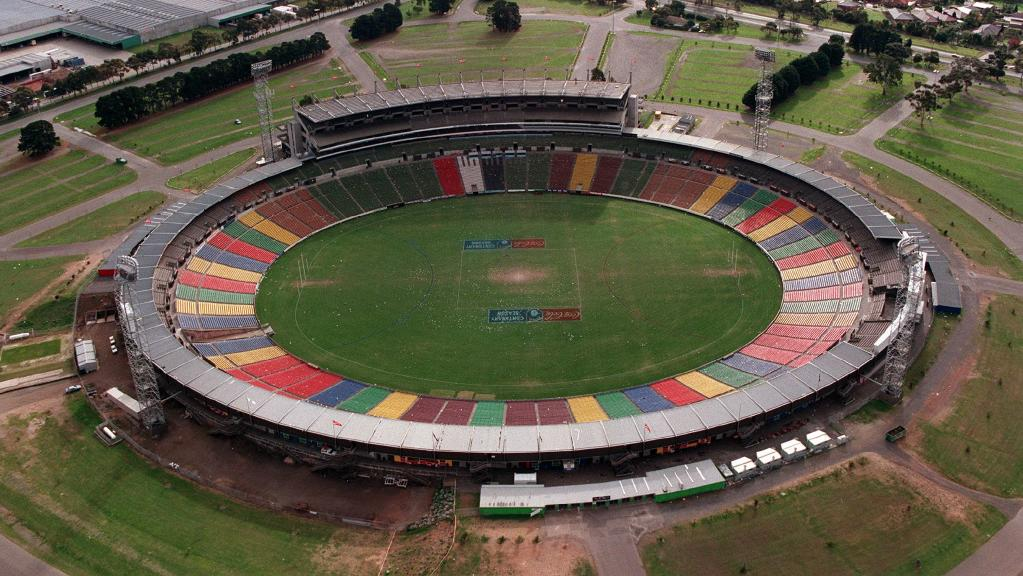
#> input picture .claude/review/waverley_park/source/ref.jpg, 1023 x 576 px, given in place of sat.png, which was not available
$ python _rib_diag2.py 1.0
#> lines starting #> are read from the running program, lines starting #| are printed output that depends on the picture
# band trace diagnostic: aerial | traced band outlines on aerial | muted hand-made recolour
import sys, numpy as np
from PIL import Image
from scipy import ndimage as ndi
R = 0.5; N = 1500
x0, x1, y0, y1 = 90, 242, -128, 126
SG = float(sys.argv[1]) if len(sys.argv) > 1 else 1.5
s = Image.open('data/optus/sat.png').convert('RGB').crop((int((x0 + N) / R), int((N - y1) / R), int((x1 + N) / R), int((N - y0) / R)))
#> s: PIL image 304x508 RGB; every value is 0
a = np.asarray(s).astype(np.float32) / 255
#> a: shape (508, 304, 3) float32; every value is 0
ref = np.array([[0.70, 0.50, 0.46], [0.80, 0.73, 0.64], [0.58, 0.55, 0.53]], np.float32)
t = ((a[..., None, :] - ref[None, None]) ** 2).sum(-1).argmin(-1); ok = a.mean(2) >= 0.32
#> after `t = ((a[..., None, :] - ref[None, None]) ** 2).sum(-1).argmin(-1)`: t: shape (508, 304) int64; every value is 2
#> after `ok = a.mean(2) >= 0.32`: ok: shape (508, 304) bool; every value is 0
F = np.stack([ndi.gaussian_filter(((t == k) & ok).astype(np.float32), SG / R) for k in range(3)], -1)
lab = F.argmax(-1)
#> lab: shape (508, 304) int64; every value is 0
# drop islands smaller than 6 m2 (speckle), merging them into the surrounding band
for k in range(3):
    l, n = ndi.label(lab == k); sz = ndi.sum(np.ones_like(l), l, range(1, n + 1))
    small = np.isin(l, 1 + np.nonzero(sz * R * R < 6)[0])
    if small.any():
        F2 = F.copy(); F2[..., k] = -1; lab[small] = F2[small].argmax(-1)
#> this loop made 3 passes
#> n on passes 2 to 3: 0, 0
#> (n, sz) on pass 1: (1, [154432])
np.save('_band_lab.npy', lab)
edge = ndi.grey_dilation(lab, 2) != ndi.grey_erosion(lab, 2)
o = np.asarray(s).copy(); o[edge] = (255, 0, 0)
tones = np.array([[178, 142, 126], [206, 194, 176], [160, 153, 145]], np.uint8)
rc = tones[lab]; rc[a.mean(2) < 0.32] = (40, 70, 40)
#> after `rc = tones[lab]`:
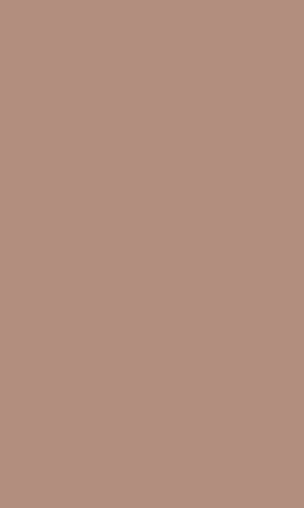
#> rc: shape (508, 304, 3); mean of channels 0, 1, 2 178, 142, 126; drawn as R, G, B
#> after `rc[a.mean(2) < 0.32] = (40, 70, 40)`:
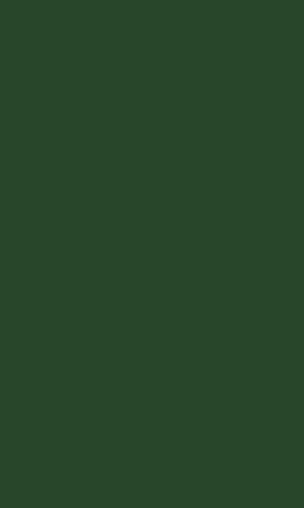
#> rc: shape (508, 304, 3); mean of channels 0, 1, 2 40, 70, 40; drawn as R, G, B
W = s.size[0]
#> W = 304
big = Image.new('RGB', (W * 3 + 20, s.size[1])); big.paste(s, (0, 0)); big.paste(Image.fromarray(o), (W + 10, 0)); big.paste(Image.fromarray(rc), (2 * W + 20, 0))
#> after `big = Image.new('RGB', (W * 3 + 20, s.size[1]))`: big: PIL image 932x508 RGB; every value is 0
#> after `big.paste(Image.fromarray(rc), (2 * W + 20, 0))`:
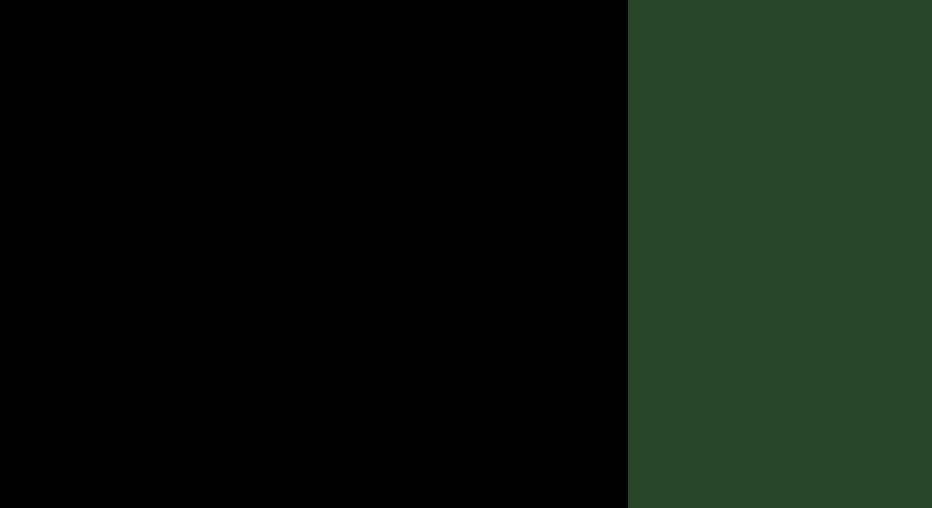
#> big: PIL image 932x508 RGB; mean R, G, B 13, 22.8, 13
big.crop((0, 0, big.size[0], 700)).resize((big.size[0] * 2 // 1, 1400), Image.NEAREST).save('_band_diag.png')
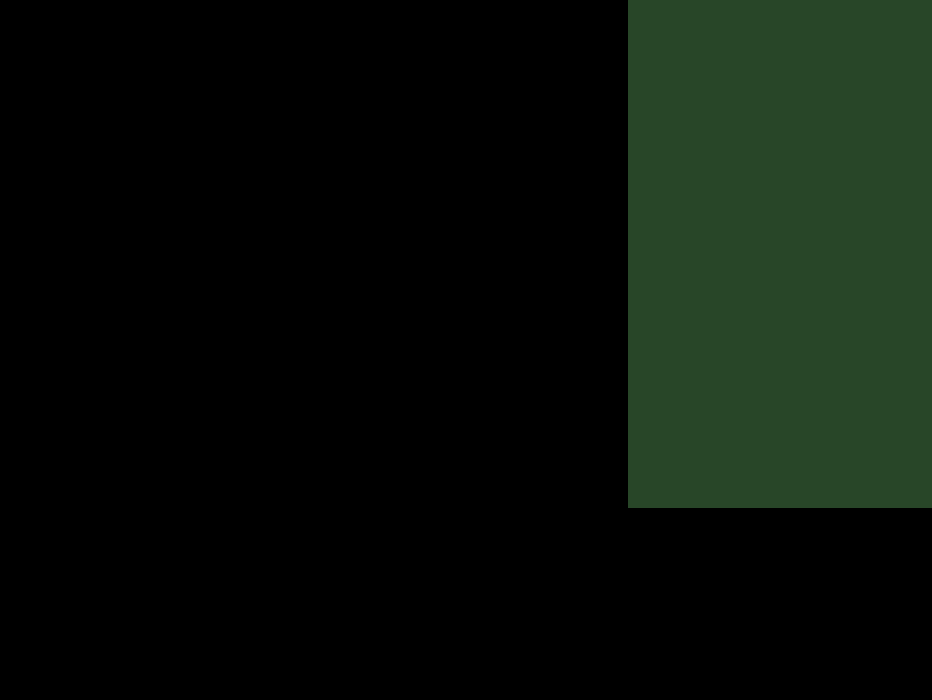
#> saved as _band_diag.png: PIL image 1864x1400 RGB (shown at 1/2 size); mean R, G, B 9.5, 16.6, 9.5
cnt = {k: int(ndi.label(lab == k)[1]) for k in range(3)}
#> cnt = {0: 1, 1: 0, 2: 0}
print('bands per tone (salmon, beige, grey):', cnt)
#| bands per tone (salmon, beige, grey): {0: 1, 1: 0, 2: 0}
